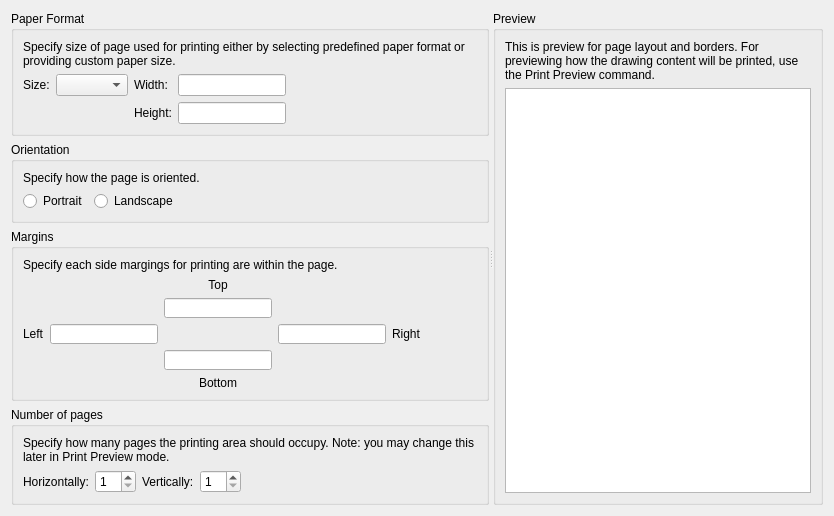
<?xml version="1.0" encoding="UTF-8"?>
<ui version="4.0">
 <class>LC_SettingsPageDrawingPaper</class>
 <widget class="QWidget" name="LC_SettingsPageDrawingPaper">
  <property name="geometry">
   <rect>
    <x>0</x>
    <y>0</y>
    <width>834</width>
    <height>516</height>
   </rect>
  </property>
  <layout class="QVBoxLayout" name="verticalLayout">
   <item>
    <widget class="QSplitter" name="splitter">
     <property name="orientation">
      <enum>Qt::Orientation::Horizontal</enum>
     </property>
     <property name="childrenCollapsible">
      <bool>false</bool>
     </property>
     <widget class="QWidget" name="scrollAreaWidgetContents">
      <layout class="QGridLayout" name="gridLayout_4">
       <item row="4" column="0">
        <spacer name="verticalSpacer">
         <property name="orientation">
          <enum>Qt::Orientation::Vertical</enum>
         </property>
         <property name="sizeHint" stdset="0">
          <size>
           <width>0</width>
           <height>0</height>
          </size>
         </property>
        </spacer>
       </item>
       <item row="0" column="0">
        <widget class="QGroupBox" name="formatGroupBox">
         <property name="title">
          <string>Paper Format</string>
         </property>
         <layout class="QGridLayout" name="gridLayout">
          <item row="1" column="2">
           <widget class="QLabel" name="lPageWidth">
            <property name="text">
             <string>Width:</string>
            </property>
            <property name="buddy">
             <cstring>lePaperWidth</cstring>
            </property>
           </widget>
          </item>
          <item row="1" column="3">
           <widget class="QLineEdit" name="lePaperWidth">
            <property name="sizePolicy">
             <sizepolicy hsizetype="Preferred" vsizetype="Fixed">
              <horstretch>0</horstretch>
              <verstretch>0</verstretch>
             </sizepolicy>
            </property>
            <property name="toolTip">
             <string>Width of paper

Specific width of the page</string>
            </property>
           </widget>
          </item>
          <item row="4" column="3">
           <widget class="QLineEdit" name="lePaperHeight">
            <property name="sizePolicy">
             <sizepolicy hsizetype="Preferred" vsizetype="Fixed">
              <horstretch>0</horstretch>
              <verstretch>0</verstretch>
             </sizepolicy>
            </property>
            <property name="toolTip">
             <string>Height of Page

Specific height of the page</string>
            </property>
           </widget>
          </item>
          <item row="1" column="1">
           <widget class="QComboBox" name="cbPaperFormat">
            <property name="toolTip">
             <string>Paper format

Select one of standard page formats.</string>
            </property>
           </widget>
          </item>
          <item row="1" column="0">
           <widget class="QLabel" name="label">
            <property name="text">
             <string>Size:</string>
            </property>
            <property name="buddy">
             <cstring>cbPaperFormat</cstring>
            </property>
           </widget>
          </item>
          <item row="4" column="2">
           <widget class="QLabel" name="lPageHeight">
            <property name="text">
             <string>Height:</string>
            </property>
            <property name="buddy">
             <cstring>lePaperHeight</cstring>
            </property>
           </widget>
          </item>
          <item row="1" column="4">
           <spacer name="horizontalSpacer_6">
            <property name="orientation">
             <enum>Qt::Orientation::Horizontal</enum>
            </property>
            <property name="sizeHint" stdset="0">
             <size>
              <width>0</width>
              <height>0</height>
             </size>
            </property>
           </spacer>
          </item>
          <item row="0" column="0" colspan="5">
           <widget class="QLabel" name="label_2">
            <property name="text">
             <string>Specify size of page used for printing either by selecting predefined paper format or providing custom paper size.</string>
            </property>
            <property name="wordWrap">
             <bool>true</bool>
            </property>
           </widget>
          </item>
         </layout>
        </widget>
       </item>
       <item row="1" column="0">
        <widget class="QGroupBox" name="orientGroupBox">
         <property name="title">
          <string>Orientation</string>
         </property>
         <layout class="QGridLayout" name="gridLayout_2">
          <item row="2" column="0">
           <widget class="QRadioButton" name="rbPortrait">
            <property name="toolTip">
             <string>Page Orientation

Portrait paper orientation</string>
            </property>
            <property name="text">
             <string>Portrait</string>
            </property>
           </widget>
          </item>
          <item row="2" column="3">
           <spacer name="horizontalSpacer_7">
            <property name="orientation">
             <enum>Qt::Orientation::Horizontal</enum>
            </property>
            <property name="sizeHint" stdset="0">
             <size>
              <width>0</width>
              <height>0</height>
             </size>
            </property>
           </spacer>
          </item>
          <item row="2" column="1">
           <widget class="QRadioButton" name="rbLandscape">
            <property name="toolTip">
             <string>Page Orientation

Landscape paper orientation</string>
            </property>
            <property name="text">
             <string>Landscape</string>
            </property>
           </widget>
          </item>
          <item row="1" column="0" colspan="3">
           <widget class="QLabel" name="label_3">
            <property name="text">
             <string>Specify how the page is oriented.</string>
            </property>
           </widget>
          </item>
         </layout>
        </widget>
       </item>
       <item row="2" column="0">
        <widget class="QGroupBox" name="marginsGroupBox">
         <property name="title">
          <string>Margins</string>
         </property>
         <layout class="QGridLayout" name="gridLayout_10">
          <item row="6" column="2">
           <widget class="QLineEdit" name="leMarginBottom">
            <property name="sizePolicy">
             <sizepolicy hsizetype="Preferred" vsizetype="Fixed">
              <horstretch>0</horstretch>
              <verstretch>0</verstretch>
             </sizepolicy>
            </property>
            <property name="toolTip">
             <string>Margin

Bottom printing area margin</string>
            </property>
           </widget>
          </item>
          <item row="4" column="4">
           <widget class="QLabel" name="label_9">
            <property name="text">
             <string>Right</string>
            </property>
            <property name="buddy">
             <cstring>leMarginRight</cstring>
            </property>
           </widget>
          </item>
          <item row="4" column="0">
           <widget class="QLabel" name="label_8">
            <property name="text">
             <string>Left</string>
            </property>
            <property name="buddy">
             <cstring>leMarginLeft</cstring>
            </property>
           </widget>
          </item>
          <item row="3" column="2">
           <widget class="QLineEdit" name="leMarginTop">
            <property name="sizePolicy">
             <sizepolicy hsizetype="Preferred" vsizetype="Fixed">
              <horstretch>0</horstretch>
              <verstretch>0</verstretch>
             </sizepolicy>
            </property>
            <property name="toolTip">
             <string>Margin
Top printing area margin</string>
            </property>
           </widget>
          </item>
          <item row="4" column="7">
           <spacer name="horizontalSpacer_8">
            <property name="orientation">
             <enum>Qt::Orientation::Horizontal</enum>
            </property>
            <property name="sizeHint" stdset="0">
             <size>
              <width>0</width>
              <height>0</height>
             </size>
            </property>
           </spacer>
          </item>
          <item row="4" column="1">
           <widget class="QLineEdit" name="leMarginLeft">
            <property name="sizePolicy">
             <sizepolicy hsizetype="Preferred" vsizetype="Fixed">
              <horstretch>0</horstretch>
              <verstretch>0</verstretch>
             </sizepolicy>
            </property>
            <property name="toolTip">
             <string>Margin

Left printing area margin</string>
            </property>
           </widget>
          </item>
          <item row="1" column="0" colspan="6">
           <widget class="QLabel" name="label_4">
            <property name="text">
             <string>Specify each side margings for printing are within the page.</string>
            </property>
            <property name="wordWrap">
             <bool>true</bool>
            </property>
           </widget>
          </item>
          <item row="7" column="2">
           <widget class="QLabel" name="label_10">
            <property name="text">
             <string>Bottom</string>
            </property>
            <property name="alignment">
             <set>Qt::AlignmentFlag::AlignCenter</set>
            </property>
            <property name="buddy">
             <cstring>leMarginBottom</cstring>
            </property>
           </widget>
          </item>
          <item row="2" column="2">
           <widget class="QLabel" name="label_7">
            <property name="text">
             <string>Top</string>
            </property>
            <property name="alignment">
             <set>Qt::AlignmentFlag::AlignCenter</set>
            </property>
            <property name="buddy">
             <cstring>leMarginTop</cstring>
            </property>
           </widget>
          </item>
          <item row="4" column="3">
           <widget class="QLineEdit" name="leMarginRight">
            <property name="sizePolicy">
             <sizepolicy hsizetype="Preferred" vsizetype="Fixed">
              <horstretch>0</horstretch>
              <verstretch>0</verstretch>
             </sizepolicy>
            </property>
            <property name="toolTip">
             <string>Margin

Right printing area margin</string>
            </property>
           </widget>
          </item>
         </layout>
        </widget>
       </item>
       <item row="3" column="0">
        <widget class="QGroupBox" name="pagesNumGroupBox">
         <property name="title">
          <string>Number of pages</string>
         </property>
         <layout class="QGridLayout" name="gridLayout_3">
          <item row="2" column="2">
           <widget class="QSpinBox" name="sbPagesNumH">
            <property name="toolTip">
             <string>Number of Pages

Number of pages to print by horizontal</string>
            </property>
            <property name="minimum">
             <number>1</number>
            </property>
           </widget>
          </item>
          <item row="2" column="5">
           <spacer name="horizontalSpacer_9">
            <property name="orientation">
             <enum>Qt::Orientation::Horizontal</enum>
            </property>
            <property name="sizeHint" stdset="0">
             <size>
              <width>0</width>
              <height>0</height>
             </size>
            </property>
           </spacer>
          </item>
          <item row="2" column="3">
           <widget class="QLabel" name="lPagesNumV">
            <property name="text">
             <string>Vertically:</string>
            </property>
            <property name="buddy">
             <cstring>sbPagesNumV</cstring>
            </property>
           </widget>
          </item>
          <item row="2" column="4">
           <widget class="QSpinBox" name="sbPagesNumV">
            <property name="toolTip">
             <string>Number of Pages

Number of pages to print by vertical</string>
            </property>
            <property name="minimum">
             <number>1</number>
            </property>
           </widget>
          </item>
          <item row="2" column="1">
           <widget class="QLabel" name="lPagesNumH">
            <property name="text">
             <string>Horizontally:</string>
            </property>
            <property name="buddy">
             <cstring>sbPagesNumH</cstring>
            </property>
           </widget>
          </item>
          <item row="0" column="1" colspan="5">
           <widget class="QLabel" name="label_5">
            <property name="text">
             <string>Specify how many pages the printing area should occupy. Note: you may change this later in Print Preview mode.</string>
            </property>
            <property name="wordWrap">
             <bool>true</bool>
            </property>
           </widget>
          </item>
         </layout>
        </widget>
       </item>
      </layout>
     </widget>
     <widget class="QGroupBox" name="previewGroup">
      <property name="title">
       <string>Preview</string>
      </property>
      <layout class="QVBoxLayout" name="verticalLayout_2">
       <item>
        <widget class="QLabel" name="label_6">
         <property name="text">
          <string>This is preview for page layout and borders. For previewing how the drawing content will be printed, use the Print Preview command.</string>
         </property>
         <property name="wordWrap">
          <bool>true</bool>
         </property>
        </widget>
       </item>
       <item>
        <widget class="QGraphicsView" name="gvPaperPreview">
         <property name="toolTip">
          <string>Preview of page and margins</string>
         </property>
         <property name="verticalScrollBarPolicy">
          <enum>Qt::ScrollBarPolicy::ScrollBarAlwaysOff</enum>
         </property>
         <property name="horizontalScrollBarPolicy">
          <enum>Qt::ScrollBarPolicy::ScrollBarAlwaysOff</enum>
         </property>
        </widget>
       </item>
      </layout>
     </widget>
    </widget>
   </item>
  </layout>
 </widget>
 <resources/>
 <connections/>
</ui>
